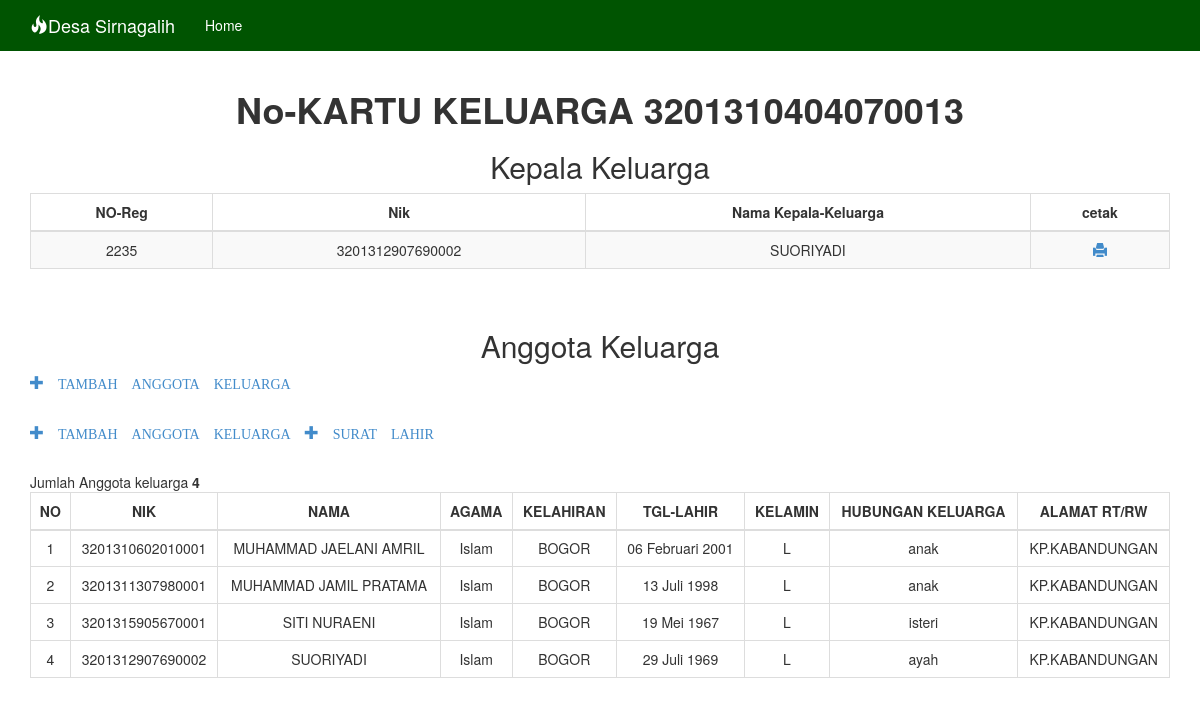
/modul/detail.php?id=2235, run on the app's committed database.
### tables this page shows
CREATE TABLE IF NOT EXISTS `kk_anggota` (
`id` int(20) NOT NULL,
  `id_keluarga` int(20) NOT NULL,
  `kk` varchar(20) NOT NULL
);

CREATE TABLE IF NOT EXISTS `data` (
`id_penduduk` int(60) NOT NULL,
  `nik` varchar(20) NOT NULL,
  `kk` varchar(20) NOT NULL,
  `nama` varchar(80) NOT NULL,
  `agama` varchar(80) NOT NULL,
  `t_lahir` varchar(80) NOT NULL,
  `tgl_lahir` date NOT NULL,
  `j_kel` enum('L','P') NOT NULL,
  `gol_darah` varchar(10) NOT NULL,
  `w_negara` varchar(20) NOT NULL,
  `pendidikan` varchar(20) NOT NULL,
  `pekerjaan` varchar(20) NOT NULL,
  `s_nikah` varchar(20) NOT NULL,
  `hubkel` varchar(30) NOT NULL,
  `alamatl` text NOT NULL,
  `rt` varchar(20) NOT NULL,
  `rw` varchar(20) NOT NULL,
  `nayah` varchar(20) NOT NULL,
  `nibu` varchar(20) NOT NULL,
  `pas` varchar(20) NOT NULL,
  `kitap` varchar(20) NOT NULL,
  `id_keluarga` int(40) NOT NULL,
  `statuspen` varchar(30) NOT NULL
);

### fungsi_indotgl.php (called while the page is built, shortened)
<?php
  function tgl_indo($tgl){
      $tanggal = substr($tgl,8,2);
      $bulan = getBulan(substr($tgl,5,2));
      $tahun = substr($tgl,0,4);
      return $tanggal.' '.$bulan.' '.$tahun;
  }
  function getBulan($bln){
        switch ($bln){
          case 2:
            return "Februari";
            break;
          case 5:
            return "Mei";
            break;
          case 7:
            return "Juli";
            break;
        }
      }
?>

### modul/detail.php (the view, shortened to what this page needs)
<?php
include('../fungsi_indotgl.php');
?>
<!DOCTYPE html>
<html lang="en">
  <head>
    <link href="../css/bootstrap.min.css" rel="stylesheet">
  </head>
  <body>
<div class="navbar navbar-inverse navbar-fixed-top" role="navigation">
  <div class="container">
    <div class="navbar-header">
      <a class="navbar-brand" href="#"><span class="glyphicon glyphicon-fire"></span>Desa Sirnagalih</a>
    </div>
    <div class="navbar-collapse collapse">
      <ul class="nav navbar-nav">
        <li><a href="../index.php">Home</a></li>
      </ul>
    </div>
  </div>
</div>
<div class="container">
<?php
      $id = $_GET['id'];
      $sql_1 = mysql_query("SELECT * FROM `data` INNER JOIN `kk_anggota` ON data.id_keluarga = kk_anggota.id_keluarga WHERE data.id_keluarga ='$id' AND hubkel LIKE '%ayah'  ") or die(mysql_error());
      $s1 = mysql_fetch_array($sql_1);
        echo '<tr>';
          echo '<h1><b><td><center>No-KARTU KELUARGA '.$s1['kk'].'</td></center></b></h1>';
      ?>
  <center><h2>Kepala Keluarga</h2></center>
    <table id="example2" class="table table-bordered table-striped">
      <thead>
         <tr>
           <th>NO-Reg</th>
           <th>Nik</th>
           <th>Nama Kepala-Keluarga</th>
           <th>cetak</th>
          </tr>
      </thead>
    <?php
      $id = $_GET['id'];
      $sql_1 = mysql_query("SELECT * FROM `data` INNER JOIN `kk_anggota` ON data.id_keluarga = kk_anggota.id_keluarga WHERE data.id_keluarga ='$id' AND hubkel LIKE '%ayah'  ") or die(mysql_error());
      $s1 = mysql_fetch_array($sql_1);
        echo '<tr>';
          echo '<td>'.$s1['id_keluarga'].'</td>';
          echo '<td>'.$s1['nik'].'</td>';
          echo '<td>'.$s1['nama'].'</td>';
          echo '<td>
           <a href="cetak.php?id='.$s1['id_keluarga'].'">
           <span class="glyphicon glyphicon-print" aria-hidden="true"></span></a></td>';
          echo '</tr>';
      ?>
     </table>
<p>&nbsp;</p>
<center><h2>Anggota Keluarga</h2></center>
<a href="../modul/tambah2.php">
<span class="glyphicon glyphicon-plus" aria-hidden="true">  TAMBAH ANGGOTA KELUARGA</span></a>
<p>&nbsp;</p>
<a href="../modul/inputlahir.php">
<span class="glyphicon glyphicon-plus" aria-hidden="true"> TAMBAH ANGGOTA KELUARGA + SURAT LAHIR</span></a>
<p>&nbsp;</p>
<table id="example2" class="table table-bordered table-striped">
      <thead>
    <tr>
      <th>NO</th>
      <th>NIK</th>
      <th>NAMA</th>
      <th>AGAMA</th>
      <th>KELAHIRAN</th>
      <th>TGL-LAHIR</th>
      <th>KELAMIN</th>
      <th>HUBUNGAN KELUARGA</th>
      <th>ALAMAT RT/RW</th>
    </tr>
     </thead>
  <tbody>
<?php
$id_keluarga = $s1['id_keluarga'];
$sql_2 = mysql_query("SELECT * FROM `data` WHERE id_keluarga = '$id_keluarga' ORDER BY nama ASC");
$s2 = mysql_num_rows($sql_2);
if($s2 < 1){
      echo '<tr><td colspan="6">Tidak ada data!</td></tr>';
    }else{
      $no = 1;
      while($data = mysql_fetch_array($sql_2)){
     $tgl_lahir = tgl_indo($data['tgl_lahir']);
        echo '<tr>';
          echo '<tr>';
          echo '<td>'.$no.'</td>';
          echo '<td>'.$data['nik'].'</td>';
          echo '<td>'.$data['nama'].'</td>';
          echo '<td>'.$data['agama'].'</td>';
          echo '<td>'.$data['t_lahir'].'</td>';
          echo '<td>'.$tgl_lahir.'</td>';
          echo '<td>'.$data['j_kel'].'</td>';
          echo '<td>'.$data['hubkel'].'</td>';
          echo '<td>'.$data['alamatl'].'</td>';
          echo '</tr>';
        $no++;
      }
    }
    echo "<tr>Jumlah Anggota keluarga <b>". $s2."</b></tr>";
    ?>
  </table>

### modul/detail.php (style rules this page uses)
body { min-height: 200px; padding-top: 70px; }
.navbar-inverse { background-color: #005401; border-color: #005401; }
.navbar-inverse .navbar-nav>li>a { color: #FFFFFF; }
.navbar-inverse .navbar-brand { color: #FFFFFF; }
td, th { padding: 0; text-align: center; }

### data on the page
kk_anggota: kk "3201310404070013", id_keluarga "2235"
data: nik "3201312907690002", nama "SUORIYADI", agama "Islam", t_lahir "BOGOR", tgl_lahir "29 Juli 1969", j_kel "L", hubkel "ayah", alamatl "KP.KABANDUNGAN"
data: nik "3201310602010001", nama "MUHAMMAD JAELANI AMRIL", agama "Islam", t_lahir "BOGOR", tgl_lahir "06 Februari 2001", j_kel "L", hubkel "anak", alamatl "KP.KABANDUNGAN"
data: nik "3201311307980001", nama "MUHAMMAD JAMIL PRATAMA", agama "Islam", t_lahir "BOGOR", tgl_lahir "13 Juli 1998", j_kel "L", hubkel "anak", alamatl "KP.KABANDUNGAN"
data: nik "3201315905670001", nama "SITI NURAENI", agama "Islam", t_lahir "BOGOR", tgl_lahir "19 Mei 1967", j_kel "L", hubkel "isteri", alamatl "KP.KABANDUNGAN"

### other printed values
$s2 "4"
